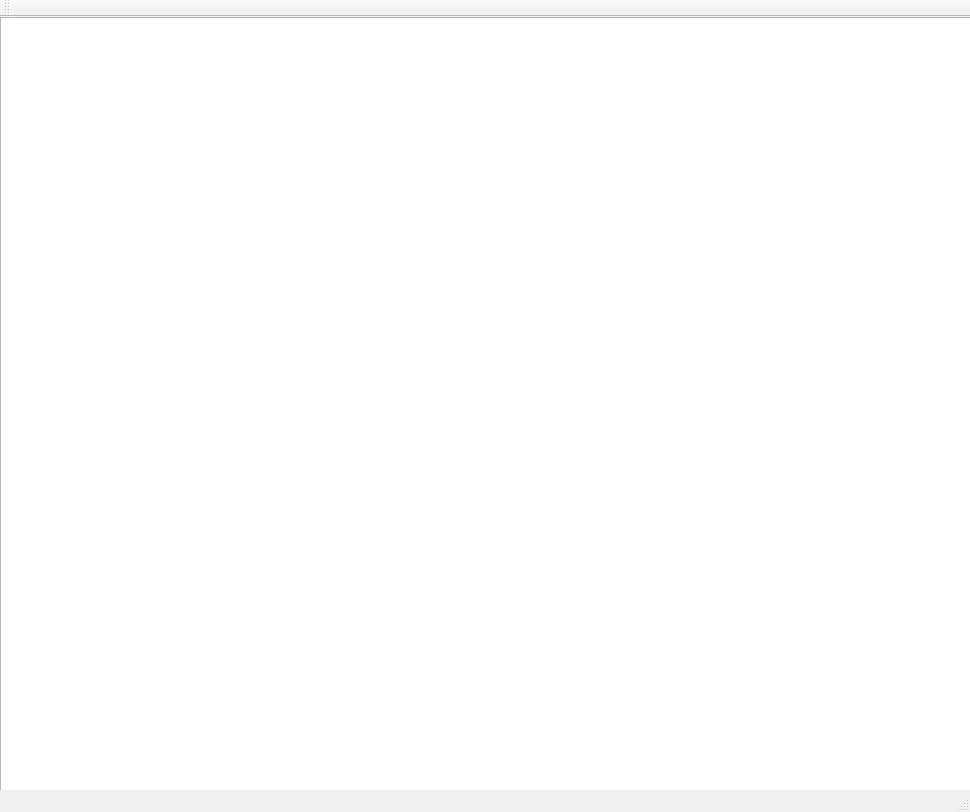
<?xml version="1.0" encoding="UTF-8"?>
<ui version="4.0">
 <class>MainWindow</class>
 <widget class="QMainWindow" name="MainWindow">
  <property name="geometry">
   <rect>
    <x>0</x>
    <y>0</y>
    <width>970</width>
    <height>812</height>
   </rect>
  </property>
  <property name="windowTitle">
   <string>MainWindow</string>
  </property>
  <widget class="QWidget" name="centralWidget">
   <widget class="QGraphicsView" name="graphicsView">
    <property name="geometry">
     <rect>
      <x>0</x>
      <y>0</y>
      <width>1200</width>
      <height>1000</height>
     </rect>
    </property>
   </widget>
  </widget>
  <widget class="QMenuBar" name="menuBar">
   <property name="geometry">
    <rect>
     <x>0</x>
     <y>0</y>
     <width>970</width>
     <height>19</height>
    </rect>
   </property>
  </widget>
  <widget class="QToolBar" name="mainToolBar">
   <attribute name="toolBarArea">
    <enum>TopToolBarArea</enum>
   </attribute>
   <attribute name="toolBarBreak">
    <bool>false</bool>
   </attribute>
  </widget>
  <widget class="QStatusBar" name="statusBar"/>
 </widget>
 <layoutdefault spacing="6" margin="11"/>
 <resources/>
 <connections/>
</ui>
